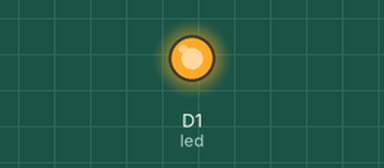
Recording of a sketch running on a simulated ESP8266 (NodeMCU). On the bench: output pins drawn as LEDs (lit = HIGH).

Above: at 1.0 s.
At 3.0 s:
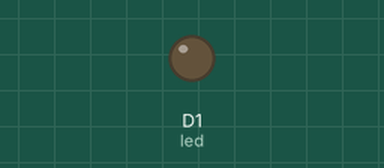
Timing chart, 0 to 5.2 s (numbered marks = the images above):
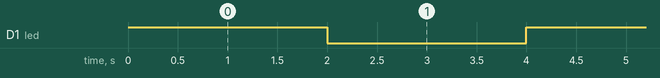

Measured:
- by itself, D1 (led): alternates HIGH for 2.0 s and LOW for 2.0 s

The sketch:

led_blink.ino
```cpp
#define led D1 // default led pin
void setup() {
  // put your setup code here, to run once:
  pinMode(led,OUTPUT);
}

void loop() {
  // put your main code here, to run repeatedly:
  digitalWrite(led,1);
  delay(2000);
  digitalWrite(led,0);
  delay(2000);
}
```
